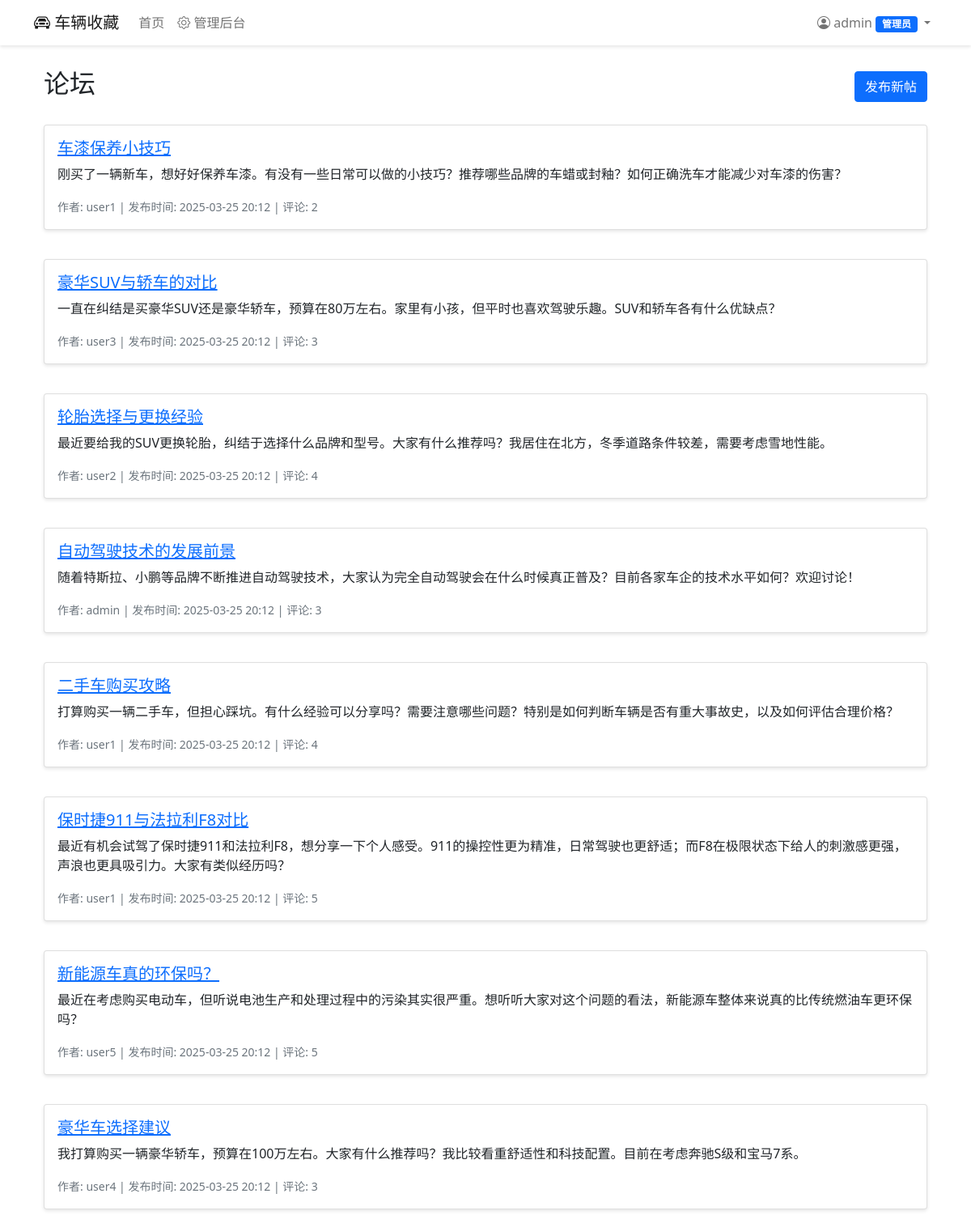
Screenshot of /cars/forum/ (signed in) with the database file from the repository.
### cars/models.py (models this page shows)
class Post(models.Model):
    title = models.CharField(max_length=200, verbose_name='标题')
    content = models.TextField(verbose_name='内容')
    author = models.ForeignKey(
        User,
        on_delete=models.CASCADE,
        related_name='posts',
        verbose_name='作者'
    )
    created_at = models.DateTimeField(auto_now_add=True, verbose_name='创建时间')
    updated_at = models.DateTimeField(auto_now=True, verbose_name='更新时间')
    class Meta:
        ordering = ['-created_at']
        verbose_name = '帖子'
        verbose_name_plural = '帖子列表'

### cars/views.py (the view)
# urls.py: path('forum/', views.post_list, name='post_list'),
@login_required
def post_list(request):
    posts = Post.objects.all()
    return render(request, 'forum/post_list.html', {'posts': posts})

### cars/templates/forum/post_list.html
{% extends 'base.html' %}
{% block content %}
<div class="container">
    <div class="d-flex justify-content-between align-items-center mb-4">
        <h2>论坛</h2>
        <a href="{% url 'create_post' %}" class="btn btn-primary">发布新帖</a>
    </div>
    <div class="row">
        {% for post in posts %}
            <div class="col-12 mb-3">
                <div class="card">
                    <div class="card-body">
                        <h5 class="card-title">
                            <a href="{% url 'post_detail' post.id %}">{{ post.title }}</a>
                        </h5>
                        <p class="card-text">{{ post.content|truncatewords:30 }}</p>
                        <div class="text-muted">
                            <small>
                                作者: {{ post.author.username }} |
                                发布时间: {{ post.created_at|date:"Y-m-d H:i" }} |
                                评论: {{ post.comments.count }}
                            </small>
                        </div>
                    </div>
                </div>
            </div>
        {% empty %}
            <div class="col-12">
                <p>暂无帖子</p>
            </div>
        {% endfor %}
    </div>
</div>
{% endblock %}

### cars/templates/base.html (shortened to what this page needs)
<!DOCTYPE html>
<html lang="zh">
<head>
    <link href="https://cdn.jsdelivr.net/npm/bootstrap@5.1.3/dist/css/bootstrap.min.css" rel="stylesheet">
    <link href="https://cdn.jsdelivr.net/npm/bootstrap-icons@1.7.2/font/bootstrap-icons.css" rel="stylesheet">
</head>
<body>
    <nav class="navbar navbar-expand-lg navbar-light fixed-top">
        <div class="container">
            <a class="navbar-brand" href="{% url 'car_list' %}">
                <i class="bi bi-car-front"></i> 车辆收藏
            </a>
            <div class="collapse navbar-collapse" id="navbarNav">
                <ul class="navbar-nav me-auto">
                    <li class="nav-item">
                        <a class="nav-link" href="{% url 'car_list' %}">首页</a>
                    </li>
                    {% if user.is_authenticated and user.is_staff %}
                    <li class="nav-item">
                        <a class="nav-link" href="{% url 'admin:index' %}">
                            <i class="bi bi-gear"></i> 管理后台
                        </a>
                    </li>
                    {% endif %}
                </ul>
                <ul class="navbar-nav">
                    {% if user.is_authenticated %}
                        <li class="nav-item dropdown">
                            <a class="nav-link dropdown-toggle" href="#" id="navbarDropdown" role="button" data-bs-toggle="dropdown">
                                <i class="bi bi-person-circle"></i>
                                {{ user.username }}
                                {% if user.is_staff %}
                                    <span class="badge bg-primary">管理员</span>
                                {% endif %}
                            </a>
                        </li>
                    {% endif %}
                </ul>
            </div>
        </div>
    </nav>
    <div class="container mt-4">
        {% block content %}
        {% endblock %}
    </div>
</body>
</html>

### cars/templates/base.html (style rules this page uses)
body { background-color: rgb(255, 255, 255); padding-top: 60px; }
.navbar { background-color:rgb(255, 255, 255); box-shadow: 0 2px 4px rgba(0,0,0,0.1); }
.card { margin-bottom: 20px; box-shadow: 0 2px 4px rgba(0,0,0,0.1); }

### rows the page displays
Post: title "车漆保养小技巧", content "刚买了一辆新车，想好好保养车漆。有没有一些日常可以做的小技巧？推荐哪些品牌的车蜡或封釉？如何正确洗车才能减少对车漆的伤害？", author.username "user1", created_at "2025-03-25 20:12", comments.count "2"
Post: title "豪华SUV与轿车的对比", content "一直在纠结是买豪华SUV还是豪华轿车，预算在80万左右。家里有小孩，但平时也喜欢驾驶乐趣。SUV和轿车各有什么优缺点？", author.username "user3", created_at "2025-03-25 20:12", comments.count "3"
Post: title "轮胎选择与更换经验", content "最近要给我的SUV更换轮胎，纠结于选择什么品牌和型号。大家有什么推荐吗？我居住在北方，冬季道路条件较差，需要考虑雪地性能。", author.username "user2", created_at "2025-03-25 20:12", comments.count "4"
Post: title "自动驾驶技术的发展前景", content "随着特斯拉、小鹏等品牌不断推进自动驾驶技术，大家认为完全自动驾驶会在什么时候真正普及？目前各家车企的技术水平如何？欢迎讨论！", author.username "admin", created_at "2025-03-25 20:12", comments.count "3"
Post: title "二手车购买攻略", content "打算购买一辆二手车，但担心踩坑。有什么经验可以分享吗？需要注意哪些问题？特别是如何判断车辆是否有重大事故史，以及如何评估合理价格？", author.username "user1", created_at "2025-03-25 20:12", comments.count "4"
Post: title "保时捷911与法拉利F8对比", content "最近有机会试驾了保时捷911和法拉利F8，想分享一下个人感受。911的操控性更为精准，日常驾驶也更舒适；而F8在极限状态下给人的刺激感更强，声浪也更具吸引力。大家有类似经历吗？", author.username "user1", created_at "2025-03-25 20:12", comments.count "5"
Post: title "新能源车真的环保吗？", content "最近在考虑购买电动车，但听说电池生产和处理过程中的污染其实很严重。想听听大家对这个问题的看法，新能源车整体来说真的比传统燃油车更环保吗？", author.username "user5", created_at "2025-03-25 20:12", comments.count "5"
Post: title "豪华车选择建议", content "我打算购买一辆豪华轿车，预算在100万左右。大家有什么推荐吗？我比较看重舒适性和科技配置。目前在考虑奔驰S级和宝马7系。", author.username "user4", created_at "2025-03-25 20:12", comments.count "3"

### other values shown
{{ user.username }} "admin"
